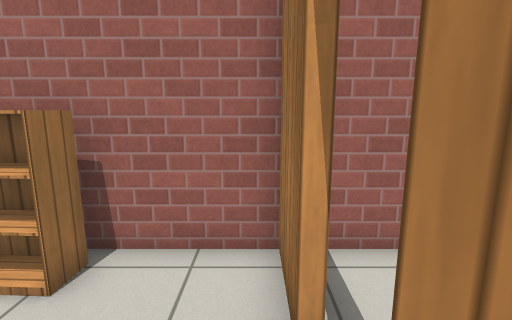
view 1 (above)

22 first-person views from a walk through a Gazebo world. The camera is 1.2 m above the floor, tilts 10° down and sees 85° across. The lines on the ground mark 1 m squares. The floor is counted in squares, 0.5 m on a side. Each view is taken from the middle of a square. On the plan, view 1 faces up. The plan holds only what a view shows up to about 18 squares ahead; the rest is blank. Simple patterns stand in for the simulator's built-in surfaces.

view 2
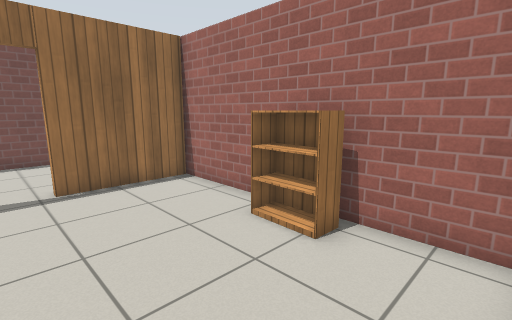

view 3
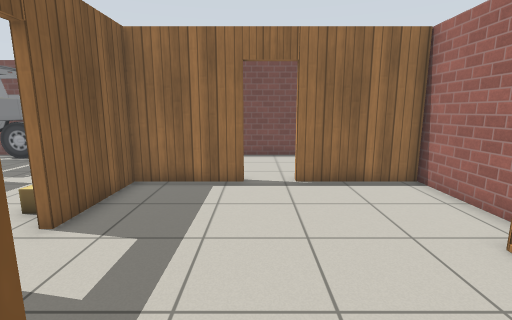

view 4
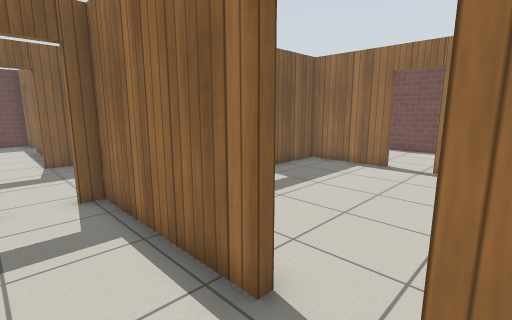

view 5
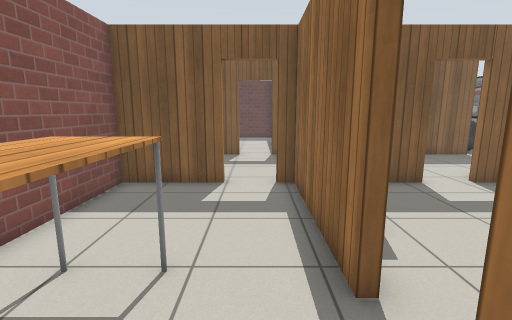

view 6
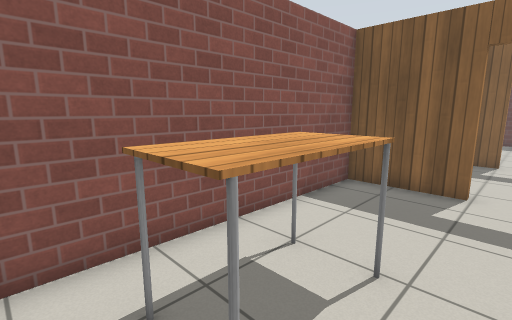

view 7
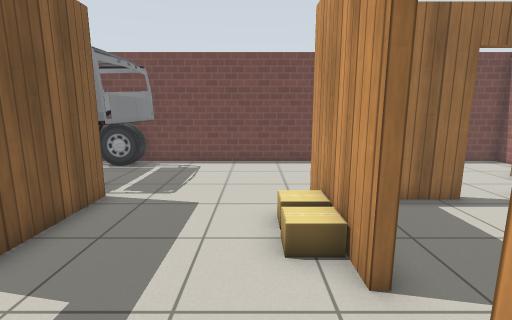

view 8
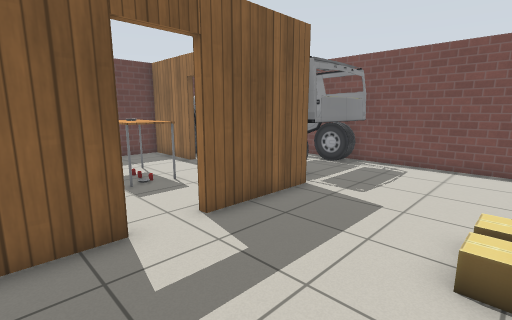

view 9
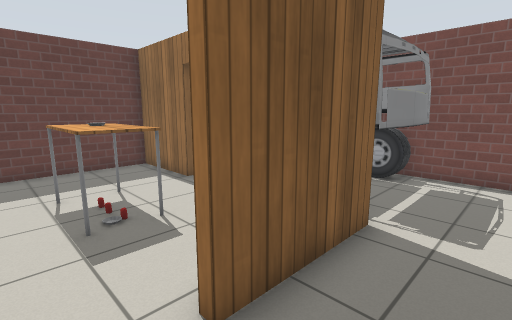

view 10
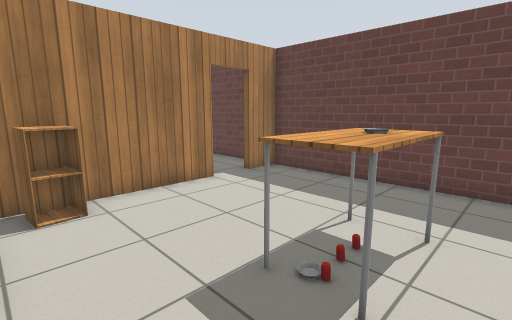

view 11
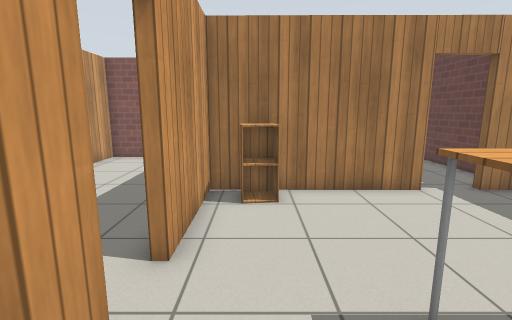

view 12
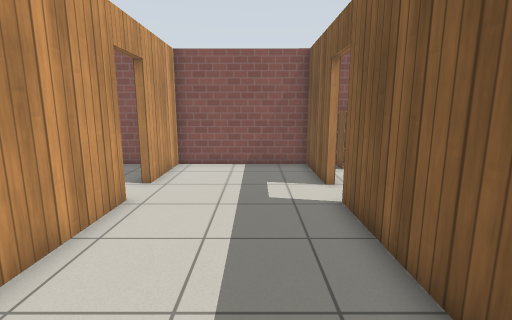

view 13
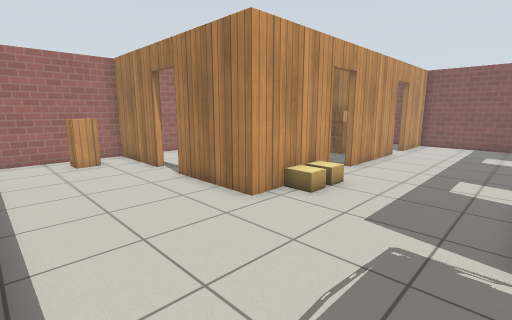

view 14
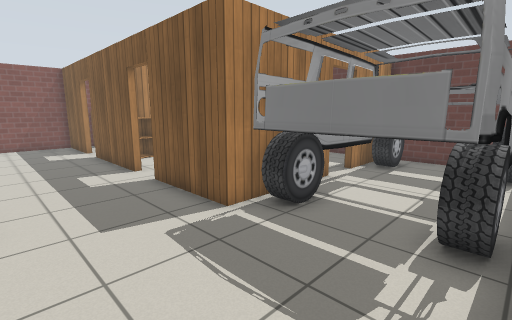

view 15
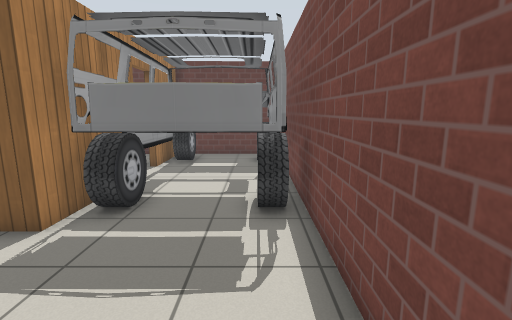

view 16
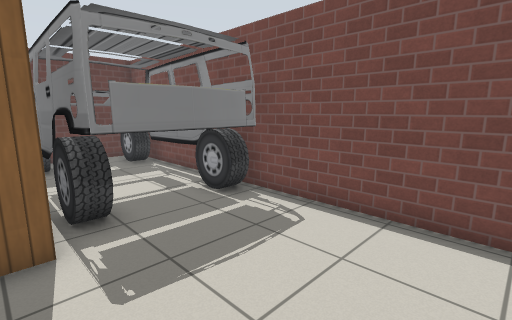

view 17
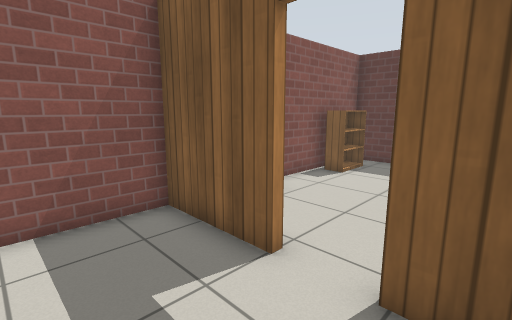

view 18
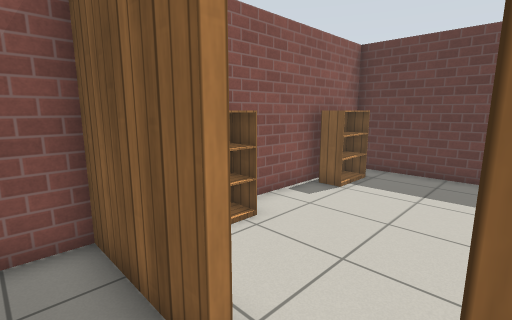

view 19
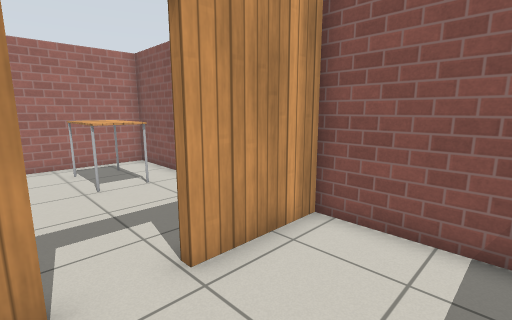

view 20
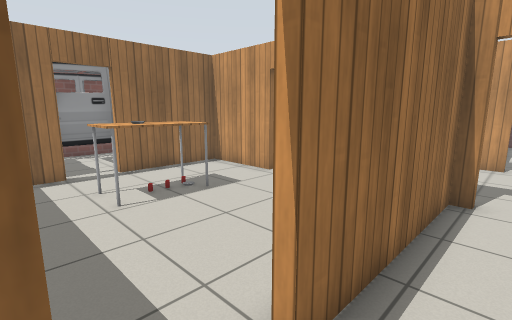

view 21
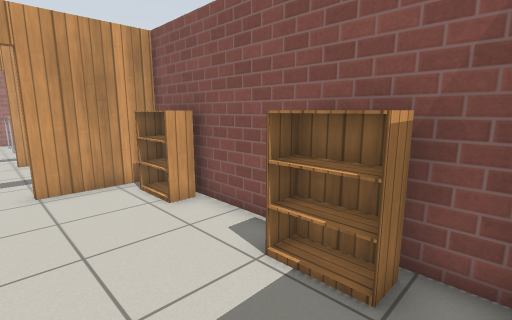

view 22
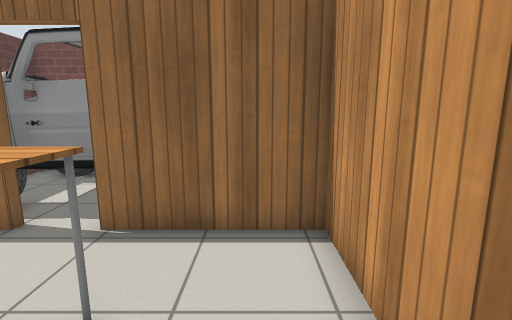

### Floor plan
Key: @ floor where view 1 was taken; # wall or solid block; . floor; D open door; B bookshelf; C cardboard box; A car; T table; R drink can; I cabinet; O other object.
Columns run from 16 left of view 1 to 7 right of it. Each row starts with its distance up from view 1.
  5 ########################
  4 #......#....BB...#.....#
  3 #...II.#.........#..TT.#
  2 #......#........DD..TT.#
  1 #......#........DD..TT.#
  0 #.....DD........@#..TT.#
 -1 #.....DD.........#.....#
 -2 #......#........B#.....#
 -3 #......#........B#.....#
 -4 #......#.........#.....#
 -5 #......####DD#####DD####
 -6 #.......CC.............#
 -7 #......................#
 -8 #......................#
 -9 #......................#
-10 #......................#
-11 #.AAAA.####DD#####DD####
-12 #.AAAAA#...D.....#D....#
-13 #.AAAAA........II#....B#
-14 #.AAAAA..........#....B#
-15 #.AAAAA..TR......#.....#
-16 #.AAAAA..TO......#.....#
-17 #.A  AAD.TO......#.....#
-18 ##AAAAAD..T.....D#...BB#
-19  #AAAAA.........DD...BB#
-20  #AAAAA..........#....B#
-21  #AAA #..........#.....#
-22  #######################

Where each view was taken, in squares from view 1:
view 1: 0 up, 0 right, facing up
view 2: 1 down, 0 right, facing up-left
view 3: 1 down, 0 right, facing left
view 4: 3 up, 3 right, facing down-left
view 5: 4 up, 2 right, facing down
view 6: 4 up, 2 right, facing down-right
view 7: 7 down, 2 left, facing left
view 8: 6 down, 2 left, facing down-left
view 9: 9 down, 4 left, facing down-left
view 10: 12 down, 8 left, facing down-right
view 11: 13 down, 8 left, facing right
view 12: 9 down, 6 left, facing right
view 13: 11 down, 15 left, facing up-right
view 14: 7 down, 15 left, facing down-right
view 15: 6 down, 14 left, facing down
view 16: 6 down, 9 left, facing down-left
view 17: 8 down, 0 right, facing down-right
view 18: 10 down, 1 right, facing down-right
view 19: 9 down, 1 right, facing up-right
view 20: 20 down, 2 right, facing up-left
view 21: 21 down, 2 right, facing up-right
view 22: 13 down, 4 left, facing left
